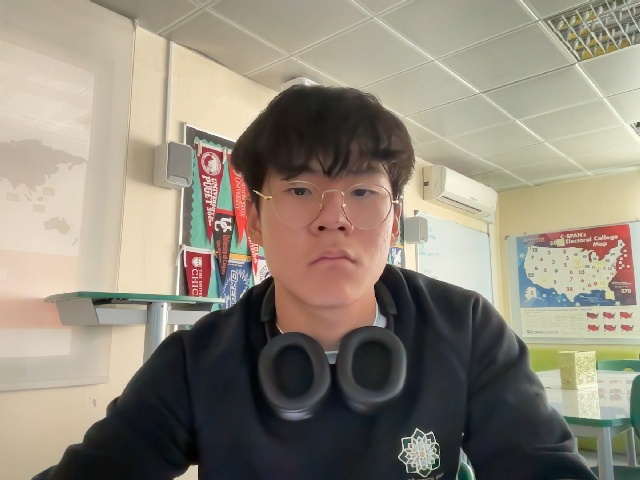
#> input picture dataset/User.0.0.jpg, 640 x 480 px; its folder holds 4 pictures in this run
$ python training.py
#> lines starting #> are read from the running program, lines starting #| are printed output that depends on the picture
import cv2
import numpy as np
from PIL import Image
import os

# Path for face image database
path = 'dataset'

recognizer = cv2.face.LBPHFaceRecognizer_create()
detector = cv2.CascadeClassifier("Cascades/haarcascade_frontalface_default.xml");

# function to get the images and label data
def getImagesAndLabels(path):

#> called with path = 'dataset'
    imagePaths = [os.path.join(path,f) for f in os.listdir(path)]
    faceSamples=[]
    ids = []

    for imagePath in imagePaths:
        if ".DS_Store" in imagePath:
            continue

        PIL_img = Image.open(imagePath).convert('L') # convert it to grayscale
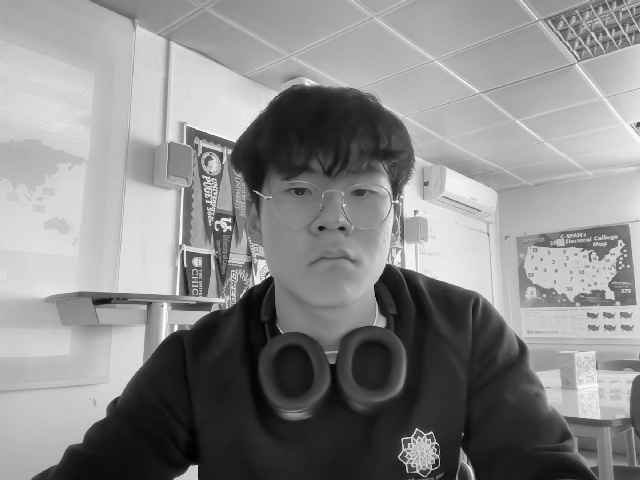
#> PIL_img: PIL image 640x480 L; min 1, max 254, mean 137.8
        img_numpy = np.array(PIL_img,'uint8')

        id = int(os.path.split(imagePath)[-1].split(".")[1])
        faces = detector.detectMultiScale(img_numpy)
#> faces = [[340, 174, 56, 56]]

        for (x,y,w,h) in faces:
            faceSamples.append(img_numpy[y:y+h,x:x+w])
            ids.append(id)
#> this loop made 1 pass
#> after the loop, faceSamples = 1 item; ids = [0]
#> pass 2 of the loop in getImagesAndLabels, `for imagePath in imagePaths:`:
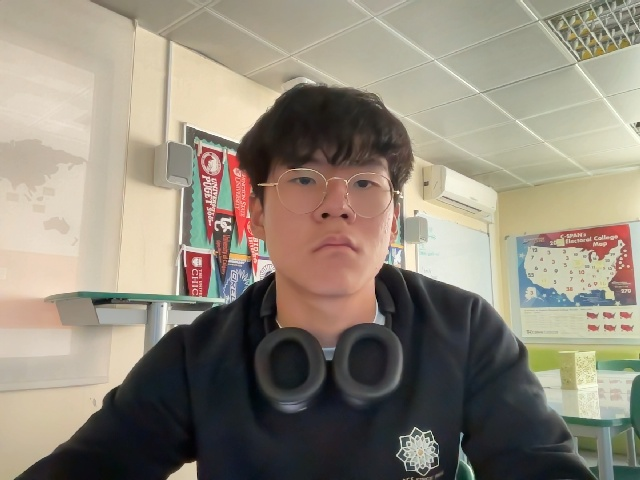
#> input picture dataset/User.0.1.jpg, 640 x 480 px
#> in getImagesAndLabels, `PIL_img = Image.open(imagePath).convert('L')`:
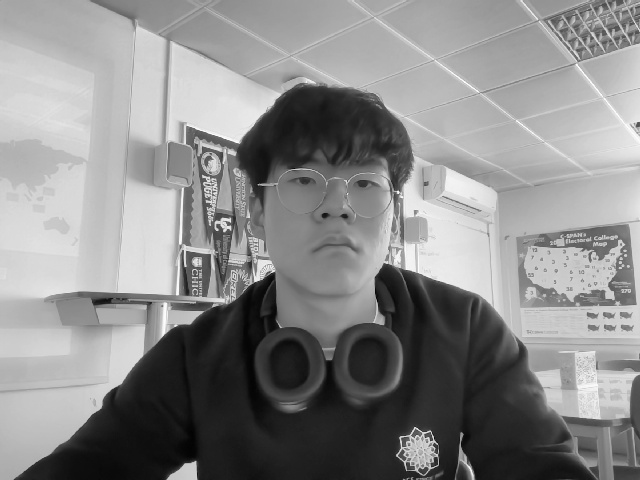
#> PIL_img: PIL image 640x480 L; min 2, max 254, mean 137.6
#> faces = ()
#> pass 3 of the loop in getImagesAndLabels, `for imagePath in imagePaths:`:
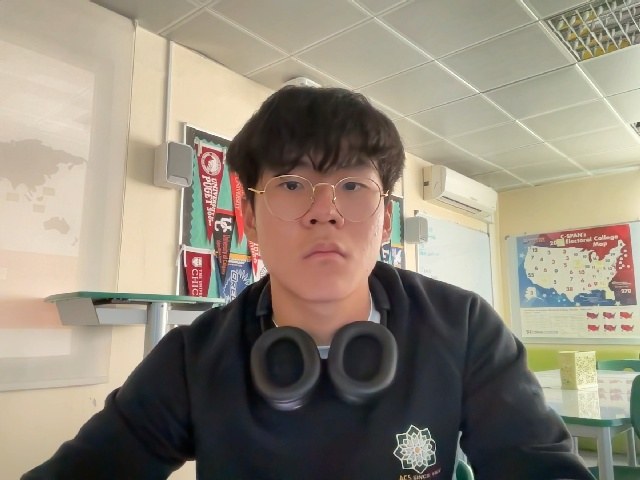
#> input picture dataset/User.0.10.jpg, 640 x 480 px
#> in getImagesAndLabels, `PIL_img = Image.open(imagePath).convert('L')`:
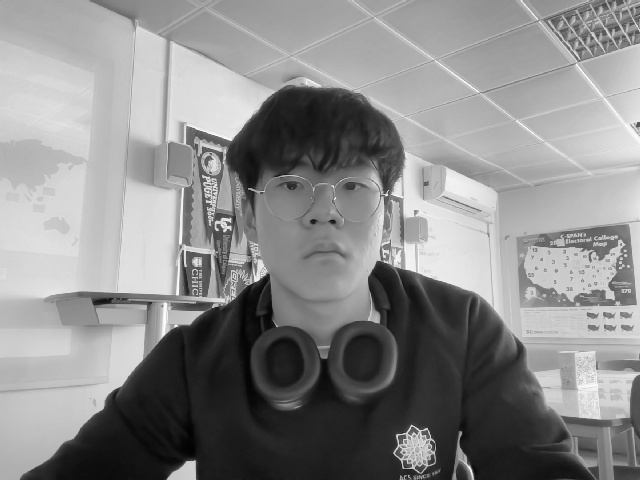
#> PIL_img: PIL image 640x480 L; min 2, max 254, mean 138.2
#> the loop made 4 passes; the first 3 are shown

    return faceSamples,ids

print ("\n [INFO] Training faces. It will take a few seconds. Wait ...")
faces,ids = getImagesAndLabels(path)
recognizer.train(faces, np.array(ids))

# Save the model into trainer/trainer.yml
recognizer.save("trainer.yml") # recognizer.save() worked on Mac, but not on Pi

# Print the numer of faces trained and end program
print("\n [INFO] {0} faces trained. Exiting Program".format(len(np.unique(ids))))
